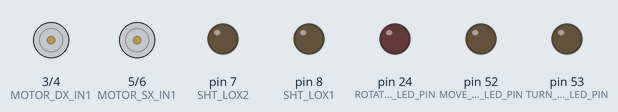
The sketch below on a simulated Arduino Mega 2560, built with avr-gcc and run on an emulated ATmega2560. Parts: motor-driver pin pairs drawn as motors (green arrow = first pin HIGH = forward, orange = second pin HIGH = backward, longer = more drive), output pins drawn as LEDs (lit = HIGH). What the sketch prints to the serial monitor is not drawn.

Above: at 0.1 s.
At 1.1 s:
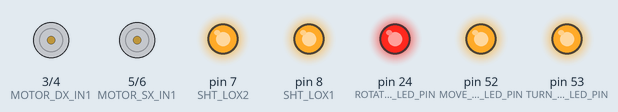
At 2.1 s:
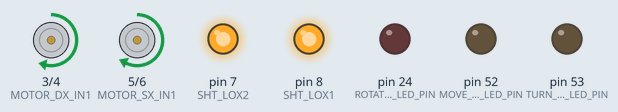
Timing chart, 0 to 3.6 s (numbered marks = the images above):
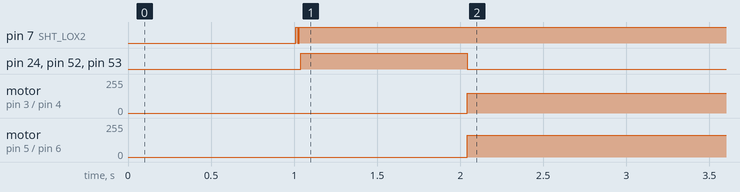

Measured:
- by itself, motor on pin 3 (MOTOR_DX_IN1) / pin 4 (MOTOR_DX_IN2): stopped → forward 150/255 at 2.0 s
- by itself, motor on pin 5 (MOTOR_SX_IN1) / pin 6 (MOTOR_SX_IN2): stopped → forward 165/255 at 2.0 s

The sketch:

mega.ino
```cpp
#include "Adafruit_VL53L0X.h"

// address we will assign if dual sensor is present
#define LOX1_ADDRESS 0x30
#define LOX2_ADDRESS 0x31

// set the pins to shutdown
#define SHT_LOX1 8
#define SHT_LOX2 7


#define LASERS_DISTANCE 0.118

#define MOTOR_DX_IN1 3
#define MOTOR_DX_IN2 4
#define MOTOR_SX_IN1 5
#define MOTOR_SX_IN2 6
#define FRONT_RIGHT_LED_PIN 22
#define FRONT_LEFT_LED_PIN 23
#define RIGHT_LED_PIN 12
#define LEFT_LED_PIN 13
#define ON_RIGHT_WALL_DISTANCE 0.125
#define KP 0.37
#define KD 3
#define RIGHT_BASE_SPEED 150
#define LEFT_BASE_SPEED RIGHT_BASE_SPEED+15
#define ROTATION_SPEED 120
#define MAX_TURN_SPEED 150
#define FRONT_CM_DISTANCE_OBSTACLE_AVOIDANCE_THRESHOLD 15
#define ALARM_COUNTER_THRESHOLD 10
#define SEARCH_ROTATION_SPEED 115
#define TRIGGER_PORT 47
#define ECHO_PORT 46
#define TRIGGER_PORT1 49 // sistemare il numero
#define ECHO_PORT1 48


#define ROTATE_LEFT_LED_PIN 24
#define TURN_RIGHT_LED_PIN 53
#define MOVE_FORWARD_LED_PIN 52


struct Distance {
    short int front;
    short int rear;
};


unsigned short previousMillis = 0;  // Salva il tempo dell'iterazione precedente
unsigned short currentMillis = 0;   // Salva il tempo corrente
short int previousError = 0;
short int currentRightBaseSpeed = RIGHT_BASE_SPEED;
short int currentLeftBaseSpeed = LEFT_BASE_SPEED;
short int previousRearDistance = 8191;
short int previousFrontDistance = 8191;
short int frontAlarmCounter = 0;
short int rearAlarmCounter = 0;
bool wallFound = false;
short int lastState = 0;

bool firstminute = false;
// objects for the vl53l0x
Adafruit_VL53L0X lox1 = Adafruit_VL53L0X();
Adafruit_VL53L0X lox2 = Adafruit_VL53L0X();

// this holds the measurement
VL53L0X_RangingMeasurementData_t measure1;
VL53L0X_RangingMeasurementData_t measure2;

/*
    Reset all sensors by setting all of their XSHUT pins low for delay(10), then set all XSHUT high to bring out of reset
    Keep sensor #1 awake by keeping XSHUT pin high
    Put all other sensors into shutdown by pulling XSHUT pins low
    Initialize sensor #1 with lox.begin(new_i2c_address) Pick any number but 0x29 and it must be under 0x7F. Going with 0x30 to 0x3F is probably OK.
    Keep sensor #1 awake, and now bring sensor #2 out of reset by setting its XSHUT pin high.
    Initialize sensor #2 with lox.begin(new_i2c_address) Pick any number but 0x29 and whatever you set the first sensor to
 */
void setID() {
  // all reset
  digitalWrite(SHT_LOX1, LOW);
  digitalWrite(SHT_LOX2, LOW);
  delay(10);
  // all unreset
  digitalWrite(SHT_LOX1, HIGH);
  digitalWrite(SHT_LOX2, HIGH);
  delay(10);

  // activating LOX1 and resetting LOX2
  digitalWrite(SHT_LOX1, HIGH);
  digitalWrite(SHT_LOX2, LOW);

  // initing LOX1
  if(!lox1.begin(LOX1_ADDRESS)) {
    Serial.println(F("Failed to boot first VL53L0X"));
    while(1);
  }
  delay(10);

  // activating LOX2
  digitalWrite(SHT_LOX2, HIGH);
  delay(10);

  //initing LOX2
  if(!lox2.begin(LOX2_ADDRESS)) {
    Serial.println(F("Failed to boot second VL53L0X"));
    while(1);
  }
}

Distance read_dual_sensors() {
  Distance d;
  lox1.rangingTest(&measure1, false); // pass in 'true' to get debug data printout!
  lox2.rangingTest(&measure2, false); // pass in 'true' to get debug data printout!

  if(measure2.RangeStatus != 4) {     // if not out of range
    d.front = measure2.RangeMilliMeter;
  } else {
    d.front = 2000;
  }


  if(measure1.RangeStatus != 4) {
    d.rear = measure1.RangeMilliMeter;
  } else {
    d.rear = 2000;
  }

  d.front = constrain(d.front,0,2000);
  d.rear = constrain(d.rear,0,2000);

  Serial.print(F("Front: "));
  Serial.print(d.front);
  Serial.print(F(" "));
  Serial.print(F("Rear: "));
  Serial.print(d.rear);
  Serial.print(F(" "));

  return d;
}

void setup() {
  Serial.begin(115200);

  // wait until serial port opens for native USB devices
  while (! Serial) { delay(1); }
  delay(1000); // Aspetta che tutto si stabilizzi

  pinMode(SHT_LOX1, OUTPUT);
  pinMode(SHT_LOX2, OUTPUT);

  pinMode( TRIGGER_PORT, OUTPUT );
  pinMode( ECHO_PORT, INPUT );

  Serial.println(F("Shutdown pins inited..."));

  digitalWrite(SHT_LOX1, LOW);
  digitalWrite(SHT_LOX2, LOW);

  Serial.println(F("Both in reset mode...(pins are low)"));


  Serial.println(F("Starting..."));
  setID();


  pinMode(ROTATE_LEFT_LED_PIN, OUTPUT);
  pinMode(TURN_RIGHT_LED_PIN, OUTPUT);
  pinMode(MOVE_FORWARD_LED_PIN, OUTPUT);
  pinMode(MOTOR_DX_IN1, OUTPUT);
  pinMode(MOTOR_DX_IN2, OUTPUT);
  pinMode(MOTOR_SX_IN1, OUTPUT);
  pinMode(MOTOR_SX_IN2, OUTPUT);
  pinMode(FRONT_LEFT_LED_PIN, INPUT);
  pinMode(FRONT_RIGHT_LED_PIN, INPUT);
  pinMode(LEFT_LED_PIN, INPUT);
  pinMode(RIGHT_LED_PIN, INPUT);
  digitalWrite(ROTATE_LEFT_LED_PIN,HIGH);
  digitalWrite(TURN_RIGHT_LED_PIN,HIGH);
  digitalWrite(MOVE_FORWARD_LED_PIN,HIGH);
  delay(1000);
  digitalWrite(ROTATE_LEFT_LED_PIN,LOW);
  digitalWrite(TURN_RIGHT_LED_PIN,LOW);
  digitalWrite(MOVE_FORWARD_LED_PIN,LOW);

}


void moveForwardWithFeedback(short int pwm, bool emergencyFlagFeedback, short int error_dot){
    short int proportional_feedback = pwm*KP;
    short int derivative_feedback = error_dot*KD;
    short int r_speed = constrain(RIGHT_BASE_SPEED+proportional_feedback+derivative_feedback,0,255);
    short int l_speed = constrain(LEFT_BASE_SPEED-proportional_feedback-derivative_feedback,0,255);
    if (emergencyFlagFeedback){
      l_speed=l_speed/2;
    }
    Serial.print(" FEEDBACK R_PWM:");
    Serial.print(r_speed);
    Serial.print(" L_PWM:");
    Serial.print(l_speed);

    if (r_speed>0){
      analogWrite(MOTOR_DX_IN1, r_speed);
      analogWrite(MOTOR_DX_IN2, 0);
    } else {
      analogWrite(MOTOR_DX_IN1, 0);
      analogWrite(MOTOR_DX_IN2, -r_speed);
    }
    if (l_speed>0){
      analogWrite(MOTOR_SX_IN1, l_speed);
      analogWrite(MOTOR_SX_IN2, 0);
    } else {
      analogWrite(MOTOR_SX_IN1, 0);
      analogWrite(MOTOR_SX_IN2, -l_speed);
    }
}

void moveForward(){
  Serial.print(" FORWARD R_PWM:");
  Serial.print(RIGHT_BASE_SPEED);
  Serial.print(" L_PWM:");
  Serial.print(LEFT_BASE_SPEED);
  analogWrite(MOTOR_DX_IN1, RIGHT_BASE_SPEED);
  analogWrite(MOTOR_DX_IN2, 0);
  analogWrite(MOTOR_SX_IN1, LEFT_BASE_SPEED);
  analogWrite(MOTOR_SX_IN2, 0);
}


bool checkFrontObstacle(){
 // if (frontDistance()<FRONT_CM_DISTANCE_OBSTACLE_AVOIDANCE_THRESHOLD)
 // return true;
  //bool left_obstacle = 1-digitalRead(LEFT_LED_PIN);
  //bool right_obstacle = 1-digitalRead(RIGHT_LED_PIN);
  bool front_left_obstacle = 1-digitalRead(FRONT_LEFT_LED_PIN);
  bool front_right_obstacle = 1-digitalRead(FRONT_RIGHT_LED_PIN);
  return front_left_obstacle || front_right_obstacle; // || left_obstacle || right_obstacle;
}

void rotateLeft(short int speed){
  // Ruota in senso orario
  analogWrite(MOTOR_DX_IN1, speed+18);
  analogWrite(MOTOR_DX_IN2, 0);
  analogWrite(MOTOR_SX_IN1, 0);
  analogWrite(MOTOR_SX_IN2, speed);
}

void rotateLeftWithTime(long int time){
  // Ruota in senso orario
  analogWrite(MOTOR_DX_IN1, ROTATION_SPEED);
  analogWrite(MOTOR_DX_IN2, 0);
  analogWrite(MOTOR_SX_IN1, 0);
  analogWrite(MOTOR_SX_IN2, ROTATION_SPEED);
  delay (time);
}

void rotateRight(short int speed){
  // Ruota in senso orario
  analogWrite(MOTOR_DX_IN1, 0);
  analogWrite(MOTOR_DX_IN2, speed+18);
  analogWrite(MOTOR_SX_IN1, speed);
  analogWrite(MOTOR_SX_IN2, 0);
}
void rotate90CW(){
  // Ruota in senso orario
  analogWrite(MOTOR_DX_IN1, 0);
  analogWrite(MOTOR_DX_IN2, 148);
  analogWrite(MOTOR_SX_IN1, 120);
  analogWrite(MOTOR_SX_IN2, 0);
  delay(150);
}
void turnRight(int motionTime){
  // Ruota in senso orario
  analogWrite(MOTOR_DX_IN1, 0);
  analogWrite(MOTOR_DX_IN2, 0);
  analogWrite(MOTOR_SX_IN1, MAX_TURN_SPEED);
  analogWrite(MOTOR_SX_IN2, 0);
  delay(motionTime);
}
void stopMotors(){
  // Ruota in senso orario
  analogWrite(MOTOR_DX_IN1, 0);
  analogWrite(MOTOR_DX_IN2, 0);
  analogWrite(MOTOR_SX_IN1, 0);
  analogWrite(MOTOR_SX_IN2, 0);
}

short int frontDistance(){
  //porta bassa l'uscita del trigger
  digitalWrite( TRIGGER_PORT, LOW );
  //invia un impulso di 10microsec su trigger
  digitalWrite( TRIGGER_PORT, HIGH );
  delayMicroseconds( 10 );
  digitalWrite( ECHO_PORT, LOW );
  long duration = pulseIn( ECHO_PORT, HIGH );

  //porta bassa l'uscita del trigger
  digitalWrite( TRIGGER_PORT1, LOW );
  //invia un impulso di 10microsec su trigger
  digitalWrite( TRIGGER_PORT1, HIGH );
  delayMicroseconds( 10 );
  digitalWrite( ECHO_PORT1, LOW );
  long duration1 = pulseIn( ECHO_PORT1, HIGH );
  long r = 0.034 * duration1 / 2;

  if (duration < duration1){
    r = 0.034 * duration / 2;
  }

  /*Serial.print( "durata: " );
  Serial.print( duration );
  Serial.print( " , " );
  Serial.print( "distanza: " );
  if( duration > 38000 )
    Serial.println( "fuori portata");
  else{
    Serial.print( r ); Serial.println( "cm" );
  }*/
  //delay(10);
  return r;
}

/*void searchForWall(Distance d, short int diff){
  digitalWrite(WALL_FOUND_LED_PIN, LOW);
  rotateLeft(SEARCH_ROTATION_SPEED);
  if ((d.front<1000 && d.rear<1000) && (diff>-25 && diff<25)){
    digitalWrite(WALL_FOUND_LED_PIN, HIGH);
    rotate90CW();
    wallFound = true;
  }
}*/

void validateSensorData(Distance d){
  if (previousFrontDistance == d.front) frontAlarmCounter++;
  else                                  frontAlarmCounter = 0;

  if (previousRearDistance == d.rear)   rearAlarmCounter++;
  else                                  rearAlarmCounter = 0;

  if (frontAlarmCounter > ALARM_COUNTER_THRESHOLD) exit(0);//digitalWrite(FRONT_ALARM_LED_PIN,HIGH);
  if (rearAlarmCounter > ALARM_COUNTER_THRESHOLD) exit(0);//digitalWrite(REAR_ALARM_LED_PIN,HIGH);

  previousFrontDistance = d.front;
  previousRearDistance = d.rear;
}
 /*
void visualDebugTof(Distance d){
  short int frontLedPwm = constrain(((d.front-100.0)/200.0)*255,0,255);
  short int rearLedPwm = constrain(((d.rear-100.0)/200.0)*255,0,255);
  Serial.print("front pwm ");
  Serial.print(frontLedPwm);
  Serial.print("rear pwm ");
  Serial.print(rearLedPwm);
  analogWrite(FRONT_ALARM_LED_PIN,frontLedPwm);
  analogWrite(REAR_ALARM_LED_PIN,rearLedPwm);
}
*/


void loop() {
  moveForward();
  return;
  if (millis() > 60000 && firstminute == false) // (millis() > timeRotate)
  {
    // timeRotate = timeRotate * 2
    Serial.print(" ******** FIRST MINUTE ******** ");
    firstminute = true;
    rotateLeftWithTime(400);
    long searchTime = millis();
  //  if ()
  }
  currentMillis = millis();
  double elapsedTime = (currentMillis - previousMillis)*0.001;

  Distance d = read_dual_sensors();
  //validateSensorData(d);
  //visualDebugTof(d);
  short int error = d.rear-d.front;

  //if (!wallFound){
  //  searchForWall(d,error);
  //}else{

    //Serial.print("Error:");
    //Serial.print(error);
    bool emergencyFlagFeedback = false;
    bool emergencyFlagRotation = false;

    bool frontObstacle = checkFrontObstacle();
    //Serial.print(" FRONT_OBSTACLE ");
    //Serial.print(frontObstacle);
    if (d.front<85 || (d.front<90 && d.rear<100)){
      emergencyFlagFeedback = true;
    }
    if (d.front<80) {
      emergencyFlagRotation = true;
    }

    // NAVIGATION
    if       (frontObstacle || emergencyFlagRotation){
      Serial.print("STATE ROTATE_LEFT ");
      digitalWrite(ROTATE_LEFT_LED_PIN,HIGH);
      digitalWrite(TURN_RIGHT_LED_PIN,LOW);
      digitalWrite(MOVE_FORWARD_LED_PIN,LOW);
      rotateLeft(ROTATION_SPEED);
      lastState = 0;
    }else if (d.front>300 && d.rear>300){
      Serial.print("STATE FORWARD ");
      digitalWrite(ROTATE_LEFT_LED_PIN,LOW);
      digitalWrite(TURN_RIGHT_LED_PIN,LOW);
      digitalWrite(MOVE_FORWARD_LED_PIN,HIGH);
      if (lastState == 3) rotateRight(ROTATION_SPEED);
      else moveForward();
      lastState = 1;
    }else if (d.front>200 && d.rear<150){
      Serial.print("STATE TURN_RIGHT ");
      digitalWrite(ROTATE_LEFT_LED_PIN,LOW);
      digitalWrite(TURN_RIGHT_LED_PIN,HIGH);
      digitalWrite(MOVE_FORWARD_LED_PIN,LOW);
      turnRight(300);
      lastState = 2;
    }else{
      Serial.print("STATE MOVE_FORWARD_WITH_FEEDBACK ");
      digitalWrite(ROTATE_LEFT_LED_PIN,HIGH);
      digitalWrite(TURN_RIGHT_LED_PIN,HIGH);
      digitalWrite(MOVE_FORWARD_LED_PIN,HIGH);
      moveForwardWithFeedback(error, emergencyFlagFeedback, error-previousError);
      lastState = 3;
    }
    //delay(10);
    previousError = error;
  //}
  Serial.println("");
}
```
